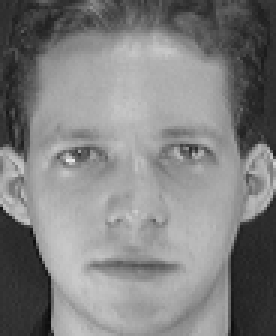
#> input picture archive/s1/1.pgm, 92 x 112 px, found by its file name (shown 3 times larger); its folder holds 3 pictures in this run
$ python main.py
#> lines starting #> are read from the running program, lines starting #| are printed output that depends on the picture
import random

import matplotlib.pyplot as plt
import os
import cv2
import numpy as np


def dataset(root):
    train_imgs = []
    train_labels = []
    test_imgs = []
    test_labels = []
    split_ratio = 0.8
    for case in sorted(os.listdir(root)):
        case_path = os.path.join(root, case)
        face_files = os.listdir(case_path)
        random.shuffle(face_files)
        split_index = int(len(face_files) * split_ratio)
        train_imgs.extend(os.path.join(case_path, face) for face in face_files[:split_index])
        train_labels.extend([case] * split_index)

        test_imgs.extend(os.path.join(case_path, face) for face in face_files[split_index:])
        test_labels.extend([case] * (len(face_files) - split_index))

    return train_imgs,train_labels,test_imgs,test_labels


def Img_Embedding(img_path):
    img = cv2.imread(img_path,cv2.IMREAD_GRAYSCALE)
    hight,width = img.shape
    img = img.reshape(1,hight*width)
    return img


def PCA(data):
    data_mean = np.mean(data, axis=0)
    data_std = np.std(data, axis=0)
    data_std[data_std == 0] = 1
    data_normalized = (data - data_mean) / data_std#(320,10304)
    cov_matrix = np.cov(data_normalized) #(320,200)
    eigenvalues, eigenvectors = np.linalg.eig(cov_matrix)
    selected_eigenvectors = eigenvectors[:,:40] #(320,10)

    data_projection = np.dot(data_normalized.T, selected_eigenvectors) #(10204,10)

    data_reconstruction = np.dot(data_normalized,data_projection) #(320,10)
    return data_reconstruction,data_mean,data_std,data_projection

def main(root,save_path):
    if not os.path.exists(save_path):
        os.mkdir(save_path)
    train_imgpaths, train_labels, test_imgpaths, test_labels = dataset(root)

    train_imgs = [Img_Embedding(img) for img in train_imgpaths]
#> in Img_Embedding, img is the input picture: shape (112, 92); min 11, max 234, mean 128.3
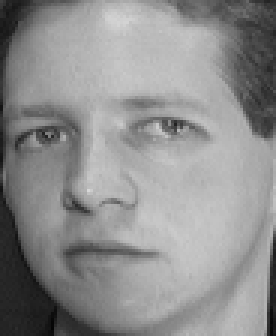
#> input picture archive/s1/4.pgm, 92 x 112 px, found by its file name (shown 3 times larger)
#> in Img_Embedding, img is the input picture: shape (112, 92); min 5, max 215, mean 142.1
#> train_imgs = 2 items
    train_imgs = np.concatenate(train_imgs,axis=0) #(320,10304)
    test_imgs = [Img_Embedding(img) for img in test_imgpaths]
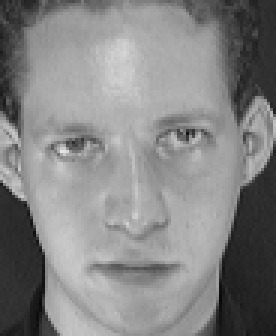
#> input picture archive/s1/3.pgm, 92 x 112 px, found by its file name (shown 3 times larger)
#> in Img_Embedding, img is the input picture: shape (112, 92); min 7, max 232, mean 132.6
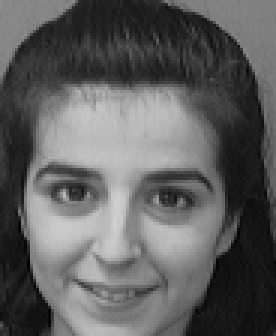
#> input picture archive/s10/1.pgm, 92 x 112 px, found by its file name (shown 3 times larger)
#> in Img_Embedding, img is the input picture: shape (112, 92); min 1, max 207, mean 95.1
#> test_imgs = 2 items
    test_imgs = np.concatenate(test_imgs,axis=0) #(80,10304)

    train_recon, train_mean, train_std,data_projection = PCA(train_imgs) # (320,10),(10304,),(10304,)
#> in PCA, `data_mean = np.mean(data, axis=0)`: data_mean = 10304 values, max 193.5 at index 1608, min 15.5 at index 9676, mean 135.2
#> in PCA, `data_std = np.std(data, axis=0)`: data_std = 10304 values, max 87.5 at index 10013, min 0 at index 12, mean 19.86
#> in PCA, `cov_matrix = np.cov(data_normalized)`: cov_matrix = [[0.905, -0.905], [-0.905, 0.905]]
#> in PCA, `eigenvalues, eigenvectors = np.linalg.eig(cov_matrix)`: eigenvalues = [1.81, 1.11e-16]; eigenvectors = [[0.707, 0.707], [-0.707, 0.707]]
#> in PCA, `data_projection = np.dot(data_normalized.T, selected_eigenvectors)`: data_projection = 10304 pairs, first value -1.41 to 1.41, second value 0 to 0
#> in PCA, `data_reconstruction = np.dot(data_normalized,data_projection)`: data_reconstruction = [[14450.4, 0], [-14450.4, 0]]
#> train_recon = [[14450.4, 0], [-14450.4, 0]]; train_mean has the same summary as data_mean in PCA; train_std = 10304 values, max 87.5 at index 10013, min 0.5 at index 183, mean 19.87
    test_template = (test_imgs - train_mean) / train_std
    test_template = np.dot(test_template,data_projection)
#> test_template = [[10210.7, 0], [45692.4, 0]]
    TP = 0
    ground_truth = []
    predicts = []
    for i in range(test_imgs.shape[0]):
        imgdiff = train_recon - np.tile(test_template[i,:],(train_imgs.shape[0],1))
        imgdiss = imgdiff ** 2
        sqDistances = imgdiss.sum(axis=1)
        index = np.argsort(sqDistances)[0]
        if train_labels[index] == test_labels[i]:
            TP += 1
            ground_truth.append(index)
            predicts.append(i)
#> this loop made 2 passes
#> (imgdiff, imgdiss, sqDistances, index) on passes 1 to 2: ([[4239.7, 0], [-24661.1, 0]], [[17975399.6, 0], [608171226.9, 0]], [17975399.6, 608171226.9], 0), ([[-31242, 0], [-60142.8, 0]], [[976061356.7, 0], [3.62e+09, 0]], [976061356.7, 3.62e+09], 0)
#> after the loop, TP = 1; ground_truth = [0]; predicts = [0]

    precision = TP / len(test_labels)
#> precision = 0.5

    # [19 lines of commented-out code are left out]

    print("precision: ",precision)
#| precision:  0.5
if __name__ == "__main__":
    root_path = "/home/charly/Videos/PCA-project/archive"
    save_path = "/home/charly/Videos/PCA-project/face_recognition/predict"
    main(root_path,save_path)
